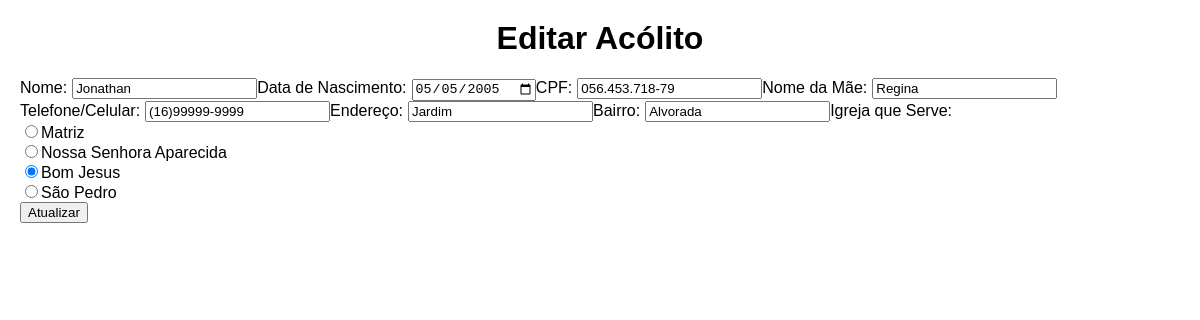
The page /edit.php?id=1 on the database its author committed.
### tables this page shows
CREATE TABLE `acolitos` (
  `id` int(10) NOT NULL,
  `nome_aco` varchar(50) DEFAULT NULL,
  `data_nasc` date DEFAULT NULL,
  `cpf` varchar(50) DEFAULT NULL,
  `nome_mae` varchar(50) DEFAULT NULL,
  `tel_celular` varchar(50) DEFAULT NULL,
  `endereco` varchar(50) DEFAULT NULL,
  `bairro` varchar(50) DEFAULT NULL,
  `igreja_serve` varchar(50) DEFAULT NULL,
  `created` char(50) DEFAULT NULL,
  `modified` char(50) DEFAULT NULL
);

### edit.php (the view, shortened to what this page needs)
<?php
require_once 'config.php';
$conn = new mysqli($servername, $username, $password, $dbname);
if (isset($_GET["id"])) {
    $id = $_GET["id"];
    $select_sql = "SELECT * FROM acolitos WHERE id=$id";
    $result = $conn->query($select_sql);
    if ($result->num_rows == 1) {
        $row = $result->fetch_assoc();
        echo "<html>";
        echo "<head>";
        echo "<link rel='stylesheet' type='text/css' href='style.css'>";
        echo "</head>";
        echo "<body>";
        echo "<h1>Editar Acólito</h1>";
        echo "<form action='index.php?id=$id' method='POST'>";
        echo "<label for='nome_aco'>Nome:</label>";
        echo "<input type='text' id='nome_aco' name='nome_aco' value='" . $row["nome_aco"] . "' required>";
        echo "<label for='data_nasc'>Data de Nascimento:</label>";
        echo "<input type='date' id='data_nasc' name='data_nasc' value='" . $row["data_nasc"] . "' required>";
        echo "<label for='cpf'>CPF:</label>";
        echo "<input type='text' id='cpf' name='cpf' value='" . $row["cpf"] . "' required>";
        echo "<label for='nome_mae'>Nome da Mãe:</label>";
        echo "<input type='text' id='nome_mae' name='nome_mae' value='" . $row["nome_mae"] . "' required>";
        echo "<label for='tel_celular'>Telefone/Celular:</label>";
        echo "<input type='text' id='tel_celular' name='tel_celular' value='" . $row["tel_celular"] . "' required>";
        echo "<label for='endereco'>Endereço:</label>";
        echo "<input type='text' id='endereco' name='endereco' value='" . $row["endereco"] . "' required>";
        echo "<label for='bairro'>Bairro:</label>";
        echo "<input type='text' id='bairro' name='bairro' value='" . $row["bairro"] . "' required>";
        echo "<label for='igreja_serve'>Igreja que Serve:</label><br>";
        echo "<label>";
        echo "<input type='radio' id='matriz' name='igreja_serve' value='Matriz'" . ($row["igreja_serve"] === 'Matriz' ? ' checked' : '') . ">";
        echo "Matriz";
        echo "</label><br>";
        echo "<label>";
        echo "<input type='radio' id='nossa_senhora_aparecida' name='igreja_serve' value='Nossa Senhora Aparecida'" . ($row["igreja_serve"] === 'Nossa Senhora Aparecida' ? ' checked' : '') . ">";
        echo "Nossa Senhora Aparecida";
        echo "</label><br>";
        echo "<label>";
        echo "<input type='radio' id='bom_jesus' name='igreja_serve' value='Bom Jesus'" . ($row["igreja_serve"] === 'Bom Jesus' ? ' checked' : '') . ">";
        echo "Bom Jesus";
        echo "</label><br>";
        echo "<label>";
        echo "<input type='radio' id='sao_pedro' name='igreja_serve' value='São Pedro'" . ($row["igreja_serve"] === 'São Pedro' ? ' checked' : '') . ">";
        echo "São Pedro";
        echo "</label><br>";
        echo "<input type='submit' name='update' value='Atualizar'>";
        echo "</form>";
        echo "</body>";
        echo "</html>";
    } else {
        echo "Acólito não encontrado.";
    }
} else {
    echo "ID do acólito não fornecido.";
}

### style.css (style rules this page uses)
body { font-family: Arial, sans-serif; margin: 20px; }
h1 { text-align: center; }
form { display: inline; margin: 0; }
label { margin-right: 5px; }

### rows shown on the page
acolitos: nome_aco "Jonathan", data_nasc "05/05/2005", cpf "056.453.718-79", nome_mae "Regina", tel_celular "(16)99999-9999", endereco "Jardim", bairro "Alvorada", igreja_serve "☐ Matriz", igreja_serve "☐ Nossa Senhora Aparecida", igreja_serve "☑ Bom Jesus", igreja_serve "☐ São Pedro"
